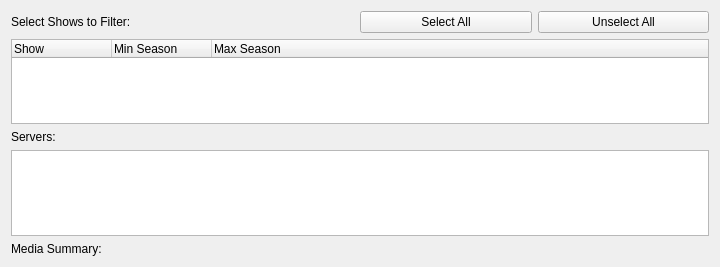
<?xml version="1.0" encoding="UTF-8"?>
<ui version="4.0">
 <class>CMissingEpisodes</class>
 <widget class="QWidget" name="CMissingEpisodes">
  <property name="geometry">
   <rect>
    <x>0</x>
    <y>0</y>
    <width>720</width>
    <height>267</height>
   </rect>
  </property>
  <property name="windowTitle">
   <string>Missing Episodes</string>
  </property>
  <layout class="QVBoxLayout" name="verticalLayout">
   <item>
    <widget class="QSplitter" name="dataSplitter">
     <property name="orientation">
      <enum>Qt::Horizontal</enum>
     </property>
     <widget class="QWidget" name="layoutWidget">
      <layout class="QGridLayout" name="gridLayout">
       <item row="2" column="0" colspan="3">
        <widget class="QLabel" name="serversLabel">
         <property name="text">
          <string>Servers:</string>
         </property>
        </widget>
       </item>
       <item row="0" column="0" colspan="2">
        <widget class="QLabel" name="label">
         <property name="text">
          <string>Select Shows to Filter:</string>
         </property>
        </widget>
       </item>
       <item row="0" column="3">
        <widget class="QPushButton" name="unselectAll">
         <property name="text">
          <string>Unselect All</string>
         </property>
        </widget>
       </item>
       <item row="4" column="0" colspan="3">
        <widget class="QLabel" name="mediaSummaryLabel">
         <property name="sizePolicy">
          <sizepolicy hsizetype="Preferred" vsizetype="Maximum">
           <horstretch>0</horstretch>
           <verstretch>0</verstretch>
          </sizepolicy>
         </property>
         <property name="text">
          <string>Media Summary:</string>
         </property>
        </widget>
       </item>
       <item row="1" column="0" colspan="4">
        <widget class="QTreeWidget" name="showsFilter">
         <column>
          <property name="text">
           <string notr="true">Show</string>
          </property>
         </column>
         <column>
          <property name="text">
           <string>Min Season</string>
          </property>
         </column>
         <column>
          <property name="text">
           <string>Max Season</string>
          </property>
         </column>
        </widget>
       </item>
       <item row="3" column="0" colspan="4">
        <widget class="QTreeView" name="servers">
         <property name="alternatingRowColors">
          <bool>true</bool>
         </property>
         <property name="sortingEnabled">
          <bool>true</bool>
         </property>
        </widget>
       </item>
       <item row="0" column="2">
        <widget class="QPushButton" name="selectAll">
         <property name="text">
          <string>Select All</string>
         </property>
        </widget>
       </item>
      </layout>
     </widget>
    </widget>
   </item>
  </layout>
 </widget>
 <resources/>
 <connections/>
</ui>
